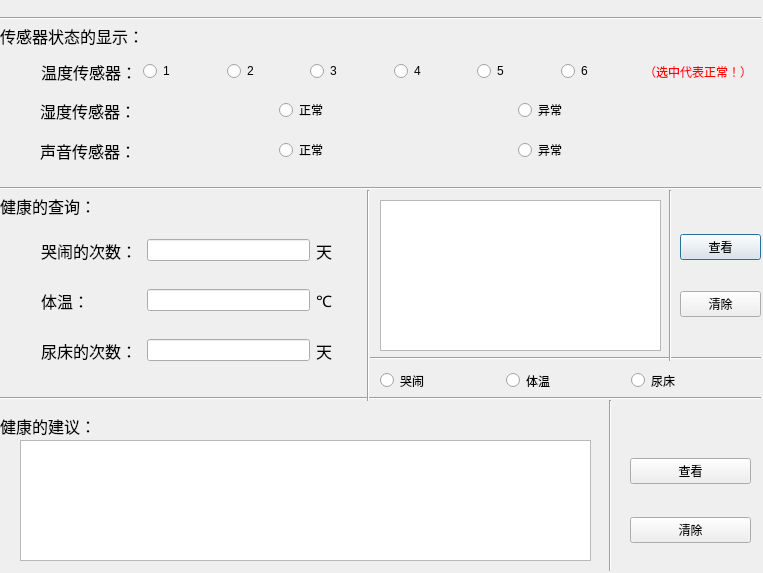
<?xml version="1.0" encoding="UTF-8"?>
<ui version="4.0">
 <class>heathCare</class>
 <widget class="QDialog" name="heathCare">
  <property name="geometry">
   <rect>
    <x>0</x>
    <y>0</y>
    <width>763</width>
    <height>573</height>
   </rect>
  </property>
  <property name="minimumSize">
   <size>
    <width>763</width>
    <height>573</height>
   </size>
  </property>
  <property name="maximumSize">
   <size>
    <width>763</width>
    <height>573</height>
   </size>
  </property>
  <property name="windowTitle">
   <string>heathCare</string>
  </property>
  <property name="windowIcon">
   <iconset>
    <normaloff>picture/baby1.jpg</normaloff>picture/baby1.jpg</iconset>
  </property>
  <widget class="Line" name="line">
   <property name="geometry">
    <rect>
     <x>0</x>
     <y>10</y>
     <width>761</width>
     <height>16</height>
    </rect>
   </property>
   <property name="orientation">
    <enum>Qt::Horizontal</enum>
   </property>
  </widget>
  <widget class="Line" name="line_2">
   <property name="geometry">
    <rect>
     <x>0</x>
     <y>180</y>
     <width>761</width>
     <height>16</height>
    </rect>
   </property>
   <property name="orientation">
    <enum>Qt::Horizontal</enum>
   </property>
  </widget>
  <widget class="Line" name="line_3">
   <property name="geometry">
    <rect>
     <x>0</x>
     <y>390</y>
     <width>761</width>
     <height>16</height>
    </rect>
   </property>
   <property name="orientation">
    <enum>Qt::Horizontal</enum>
   </property>
  </widget>
  <widget class="QLabel" name="label">
   <property name="geometry">
    <rect>
     <x>0</x>
     <y>20</y>
     <width>141</width>
     <height>31</height>
    </rect>
   </property>
   <property name="font">
    <font>
     <family>Agency FB</family>
     <pointsize>12</pointsize>
    </font>
   </property>
   <property name="text">
    <string>传感器状态的显示：</string>
   </property>
  </widget>
  <widget class="QLabel" name="label_2">
   <property name="geometry">
    <rect>
     <x>0</x>
     <y>190</y>
     <width>91</width>
     <height>31</height>
    </rect>
   </property>
   <property name="font">
    <font>
     <family>Agency FB</family>
     <pointsize>12</pointsize>
    </font>
   </property>
   <property name="text">
    <string>健康的查询：</string>
   </property>
  </widget>
  <widget class="QLabel" name="label_3">
   <property name="geometry">
    <rect>
     <x>0</x>
     <y>410</y>
     <width>91</width>
     <height>31</height>
    </rect>
   </property>
   <property name="font">
    <font>
     <family>Agency FB</family>
     <pointsize>12</pointsize>
    </font>
   </property>
   <property name="text">
    <string>健康的建议：</string>
   </property>
  </widget>
  <widget class="QTextBrowser" name="heathSuggestTextBrowser">
   <property name="geometry">
    <rect>
     <x>20</x>
     <y>440</y>
     <width>571</width>
     <height>121</height>
    </rect>
   </property>
  </widget>
  <widget class="Line" name="line_4">
   <property name="geometry">
    <rect>
     <x>360</x>
     <y>190</y>
     <width>16</width>
     <height>211</height>
    </rect>
   </property>
   <property name="orientation">
    <enum>Qt::Vertical</enum>
   </property>
  </widget>
  <widget class="QTextBrowser" name="staticCurveTextBrowser">
   <property name="geometry">
    <rect>
     <x>380</x>
     <y>200</y>
     <width>281</width>
     <height>151</height>
    </rect>
   </property>
  </widget>
  <widget class="Line" name="line_5">
   <property name="geometry">
    <rect>
     <x>600</x>
     <y>400</y>
     <width>20</width>
     <height>171</height>
    </rect>
   </property>
   <property name="orientation">
    <enum>Qt::Vertical</enum>
   </property>
  </widget>
  <widget class="Line" name="line_6">
   <property name="geometry">
    <rect>
     <x>370</x>
     <y>350</y>
     <width>391</width>
     <height>16</height>
    </rect>
   </property>
   <property name="orientation">
    <enum>Qt::Horizontal</enum>
   </property>
  </widget>
  <widget class="Line" name="line_7">
   <property name="geometry">
    <rect>
     <x>660</x>
     <y>190</y>
     <width>21</width>
     <height>171</height>
    </rect>
   </property>
   <property name="orientation">
    <enum>Qt::Vertical</enum>
   </property>
  </widget>
  <widget class="QWidget" name="layoutWidget">
   <property name="geometry">
    <rect>
     <x>40</x>
     <y>90</y>
     <width>711</width>
     <height>41</height>
    </rect>
   </property>
   <layout class="QHBoxLayout" name="horizontalLayout_2">
    <item>
     <widget class="QLabel" name="label_8">
      <property name="font">
       <font>
        <family>Agency FB</family>
        <pointsize>12</pointsize>
       </font>
      </property>
      <property name="text">
       <string>湿度传感器：</string>
      </property>
     </widget>
    </item>
    <item>
     <widget class="QRadioButton" name="humidityRadioButton_1">
      <property name="text">
       <string>正常</string>
      </property>
     </widget>
    </item>
    <item>
     <widget class="QRadioButton" name="humidityRadioButton_2">
      <property name="text">
       <string>异常</string>
      </property>
     </widget>
    </item>
   </layout>
  </widget>
  <widget class="QWidget" name="layoutWidget">
   <property name="geometry">
    <rect>
     <x>41</x>
     <y>51</y>
     <width>711</width>
     <height>41</height>
    </rect>
   </property>
   <layout class="QHBoxLayout" name="horizontalLayout">
    <item>
     <widget class="QLabel" name="label_7">
      <property name="font">
       <font>
        <family>Agency FB</family>
        <pointsize>12</pointsize>
       </font>
      </property>
      <property name="text">
       <string>温度传感器：</string>
      </property>
     </widget>
    </item>
    <item>
     <widget class="QRadioButton" name="tempRadioButton_1">
      <property name="text">
       <string>1</string>
      </property>
     </widget>
    </item>
    <item>
     <widget class="QRadioButton" name="tempRadioButton_2">
      <property name="text">
       <string>2</string>
      </property>
     </widget>
    </item>
    <item>
     <widget class="QRadioButton" name="tempRadioButton_3">
      <property name="text">
       <string>3</string>
      </property>
     </widget>
    </item>
    <item>
     <widget class="QRadioButton" name="tempRadioButton_4">
      <property name="text">
       <string>4</string>
      </property>
     </widget>
    </item>
    <item>
     <widget class="QRadioButton" name="tempRadioButton_5">
      <property name="text">
       <string>5</string>
      </property>
     </widget>
    </item>
    <item>
     <widget class="QRadioButton" name="tempRadioButton_6">
      <property name="text">
       <string>6</string>
      </property>
     </widget>
    </item>
    <item>
     <widget class="QLabel" name="label_10">
      <property name="styleSheet">
       <string notr="true">color: rgb(255, 0, 0);</string>
      </property>
      <property name="text">
       <string>（选中代表正常！）</string>
      </property>
     </widget>
    </item>
   </layout>
  </widget>
  <widget class="QWidget" name="layoutWidget">
   <property name="geometry">
    <rect>
     <x>40</x>
     <y>130</y>
     <width>711</width>
     <height>41</height>
    </rect>
   </property>
   <layout class="QHBoxLayout" name="horizontalLayout_3">
    <item>
     <widget class="QLabel" name="label_9">
      <property name="font">
       <font>
        <family>Agency FB</family>
        <pointsize>12</pointsize>
       </font>
      </property>
      <property name="text">
       <string>声音传感器：</string>
      </property>
     </widget>
    </item>
    <item>
     <widget class="QRadioButton" name="soundRadioButton_1">
      <property name="text">
       <string>正常</string>
      </property>
     </widget>
    </item>
    <item>
     <widget class="QRadioButton" name="soundRadioButton_2">
      <property name="text">
       <string>异常</string>
      </property>
     </widget>
    </item>
   </layout>
  </widget>
  <widget class="QWidget" name="layoutWidget">
   <property name="geometry">
    <rect>
     <x>680</x>
     <y>210</y>
     <width>81</width>
     <height>131</height>
    </rect>
   </property>
   <layout class="QVBoxLayout" name="verticalLayout">
    <item>
     <spacer name="verticalSpacer_2">
      <property name="orientation">
       <enum>Qt::Vertical</enum>
      </property>
      <property name="sizeHint" stdset="0">
       <size>
        <width>20</width>
        <height>40</height>
       </size>
      </property>
     </spacer>
    </item>
    <item>
     <widget class="QPushButton" name="curveLookPushBt">
      <property name="text">
       <string>查看</string>
      </property>
     </widget>
    </item>
    <item>
     <spacer name="verticalSpacer">
      <property name="orientation">
       <enum>Qt::Vertical</enum>
      </property>
      <property name="sizeHint" stdset="0">
       <size>
        <width>20</width>
        <height>40</height>
       </size>
      </property>
     </spacer>
    </item>
    <item>
     <widget class="QPushButton" name="curveCanclePushBt">
      <property name="text">
       <string>清除</string>
      </property>
     </widget>
    </item>
    <item>
     <spacer name="verticalSpacer_3">
      <property name="orientation">
       <enum>Qt::Vertical</enum>
      </property>
      <property name="sizeHint" stdset="0">
       <size>
        <width>20</width>
        <height>40</height>
       </size>
      </property>
     </spacer>
    </item>
   </layout>
  </widget>
  <widget class="QWidget" name="layoutWidget">
   <property name="geometry">
    <rect>
     <x>380</x>
     <y>370</y>
     <width>371</width>
     <height>21</height>
    </rect>
   </property>
   <layout class="QHBoxLayout" name="horizontalLayout_7">
    <item>
     <widget class="QRadioButton" name="cryRadioButton">
      <property name="text">
       <string>哭闹</string>
      </property>
     </widget>
    </item>
    <item>
     <widget class="QRadioButton" name="tempRadioButton">
      <property name="text">
       <string>体温</string>
      </property>
     </widget>
    </item>
    <item>
     <widget class="QRadioButton" name="wetRadioButton">
      <property name="text">
       <string>尿床</string>
      </property>
     </widget>
    </item>
   </layout>
  </widget>
  <widget class="QWidget" name="layoutWidget">
   <property name="geometry">
    <rect>
     <x>630</x>
     <y>430</y>
     <width>121</width>
     <height>141</height>
    </rect>
   </property>
   <layout class="QVBoxLayout" name="verticalLayout_2">
    <item>
     <spacer name="verticalSpacer_4">
      <property name="orientation">
       <enum>Qt::Vertical</enum>
      </property>
      <property name="sizeHint" stdset="0">
       <size>
        <width>20</width>
        <height>40</height>
       </size>
      </property>
     </spacer>
    </item>
    <item>
     <widget class="QPushButton" name="heathLookPushBt">
      <property name="text">
       <string>查看</string>
      </property>
     </widget>
    </item>
    <item>
     <spacer name="verticalSpacer_5">
      <property name="orientation">
       <enum>Qt::Vertical</enum>
      </property>
      <property name="sizeHint" stdset="0">
       <size>
        <width>20</width>
        <height>40</height>
       </size>
      </property>
     </spacer>
    </item>
    <item>
     <widget class="QPushButton" name="heathCanclePushBt">
      <property name="text">
       <string>清除</string>
      </property>
     </widget>
    </item>
    <item>
     <spacer name="verticalSpacer_6">
      <property name="orientation">
       <enum>Qt::Vertical</enum>
      </property>
      <property name="sizeHint" stdset="0">
       <size>
        <width>20</width>
        <height>40</height>
       </size>
      </property>
     </spacer>
    </item>
   </layout>
  </widget>
  <widget class="QWidget" name="layoutWidget">
   <property name="geometry">
    <rect>
     <x>41</x>
     <y>280</y>
     <width>291</width>
     <height>41</height>
    </rect>
   </property>
   <layout class="QHBoxLayout" name="horizontalLayout_5">
    <item>
     <widget class="QLabel" name="label_5">
      <property name="minimumSize">
       <size>
        <width>100</width>
        <height>0</height>
       </size>
      </property>
      <property name="font">
       <font>
        <family>Agency FB</family>
        <pointsize>12</pointsize>
       </font>
      </property>
      <property name="text">
       <string>体温：</string>
      </property>
     </widget>
    </item>
    <item>
     <widget class="QLineEdit" name="tempLineEdit">
      <property name="minimumSize">
       <size>
        <width>100</width>
        <height>0</height>
       </size>
      </property>
     </widget>
    </item>
    <item>
     <widget class="QLabel" name="label_11">
      <property name="minimumSize">
       <size>
        <width>10</width>
        <height>0</height>
       </size>
      </property>
      <property name="font">
       <font>
        <family>Agency FB</family>
        <pointsize>12</pointsize>
       </font>
      </property>
      <property name="text">
       <string>℃</string>
      </property>
      <property name="alignment">
       <set>Qt::AlignRight|Qt::AlignTrailing|Qt::AlignVCenter</set>
      </property>
     </widget>
    </item>
   </layout>
  </widget>
  <widget class="QWidget" name="layoutWidget">
   <property name="geometry">
    <rect>
     <x>41</x>
     <y>230</y>
     <width>291</width>
     <height>41</height>
    </rect>
   </property>
   <layout class="QHBoxLayout" name="horizontalLayout_4">
    <item>
     <widget class="QLabel" name="label_4">
      <property name="minimumSize">
       <size>
        <width>100</width>
        <height>0</height>
       </size>
      </property>
      <property name="font">
       <font>
        <family>Agency FB</family>
        <pointsize>12</pointsize>
       </font>
      </property>
      <property name="text">
       <string>哭闹的次数：</string>
      </property>
     </widget>
    </item>
    <item>
     <widget class="QLineEdit" name="cryNumberLineEdit"/>
    </item>
    <item>
     <widget class="QLabel" name="label_12">
      <property name="minimumSize">
       <size>
        <width>10</width>
        <height>0</height>
       </size>
      </property>
      <property name="font">
       <font>
        <family>Agency FB</family>
        <pointsize>12</pointsize>
       </font>
      </property>
      <property name="text">
       <string>天</string>
      </property>
      <property name="alignment">
       <set>Qt::AlignRight|Qt::AlignTrailing|Qt::AlignVCenter</set>
      </property>
     </widget>
    </item>
   </layout>
  </widget>
  <widget class="QWidget" name="layoutWidget">
   <property name="geometry">
    <rect>
     <x>41</x>
     <y>330</y>
     <width>291</width>
     <height>41</height>
    </rect>
   </property>
   <layout class="QHBoxLayout" name="horizontalLayout_6">
    <item>
     <widget class="QLabel" name="label_6">
      <property name="minimumSize">
       <size>
        <width>100</width>
        <height>0</height>
       </size>
      </property>
      <property name="font">
       <font>
        <family>Agency FB</family>
        <pointsize>12</pointsize>
       </font>
      </property>
      <property name="text">
       <string>尿床的次数：</string>
      </property>
     </widget>
    </item>
    <item>
     <widget class="QLineEdit" name="wetNumberLineEdit"/>
    </item>
    <item>
     <widget class="QLabel" name="label_13">
      <property name="minimumSize">
       <size>
        <width>10</width>
        <height>0</height>
       </size>
      </property>
      <property name="font">
       <font>
        <family>Agency FB</family>
        <pointsize>12</pointsize>
       </font>
      </property>
      <property name="text">
       <string>天</string>
      </property>
      <property name="alignment">
       <set>Qt::AlignRight|Qt::AlignTrailing|Qt::AlignVCenter</set>
      </property>
     </widget>
    </item>
   </layout>
  </widget>
 </widget>
 <resources/>
 <connections/>
</ui>
